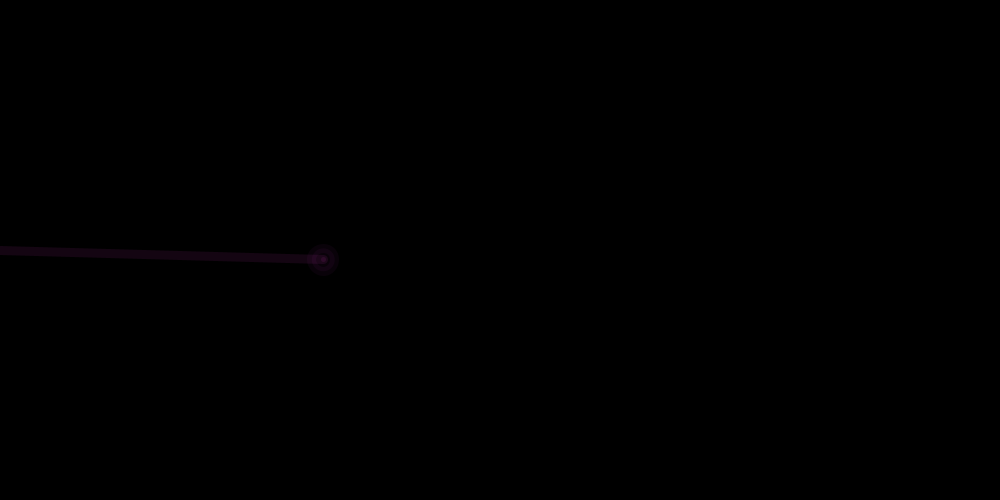
Frame 1 (no input)
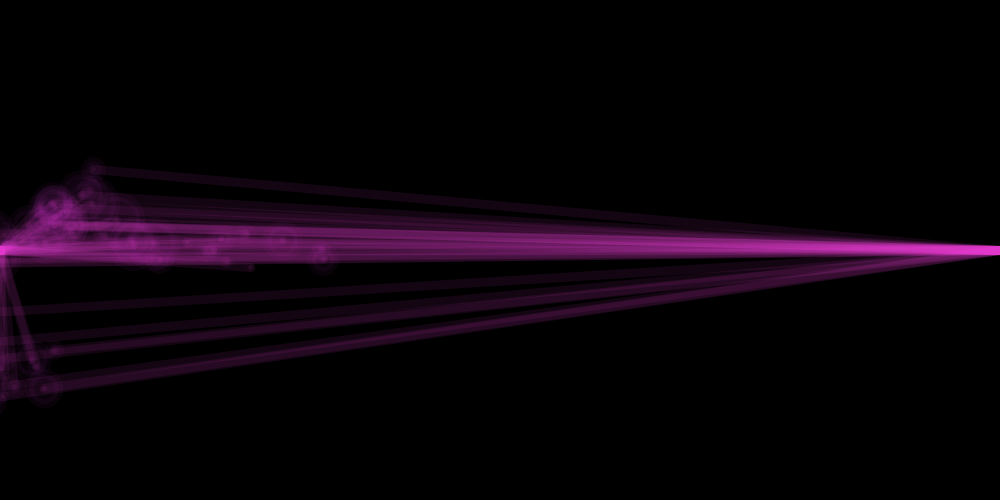
Frame 60 (the mouse pressed at the canvas centre just before this capture)
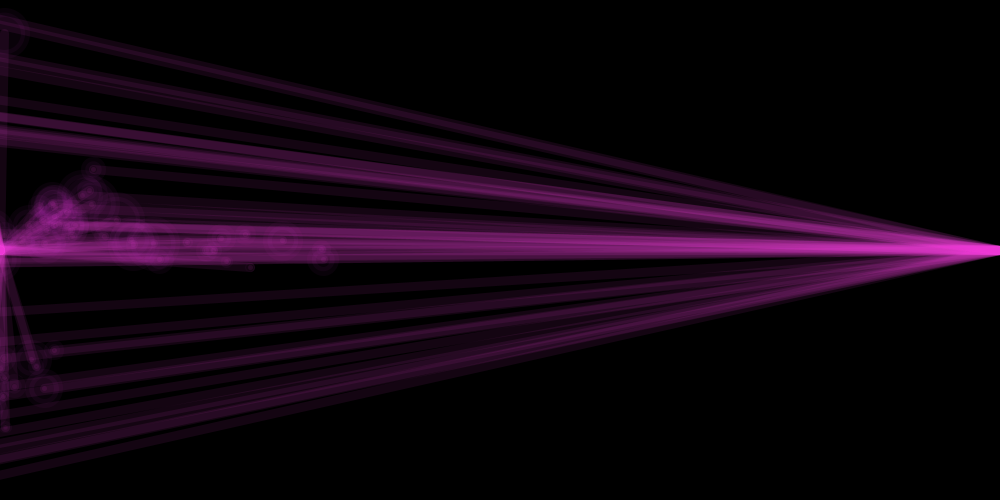
Frame 120 (the mouse held since frame 60 and released just before this capture)

The Processing sketch that drew these frames (run headless with seeded random() and noise(); from frame 60 on, the mouse is pressed at the canvas centre):

// Processing sketch: processing_115906
// ── processing_115906.pde

float x, y, diam;
float r, g, b, a;
float xAdd, yAdd, reachX, reachY;

void setup(){
  size(1000,500);
  background(0);
  smooth();
  x = random(height);
  y = random(width);
  r = random(255);
  g = random(255);
  b = random(255);
  a = random(1,30);
 frameRate(20);
}
void draw(){
  diam = random(50);
  xAdd = random(-40,30);
  yAdd = random(-30,30);
  reachX = random(1);
  reachX = round(reachX);
  reachX = width * reachX;
  reachY = height/2;
  fill(r,g,b,a); 
  stroke(r,g,b,a);
  strokeWeight(9);
  ellipseMode(CENTER);
  ellipse(x%width, y%height, diam, diam);
  stroke(r,g,b,21);
  line(x%width, y%height, reachX, reachY);
  strokeWeight(5);
  point(x,y);
  y = y + yAdd;
  x = x + xAdd;
}
